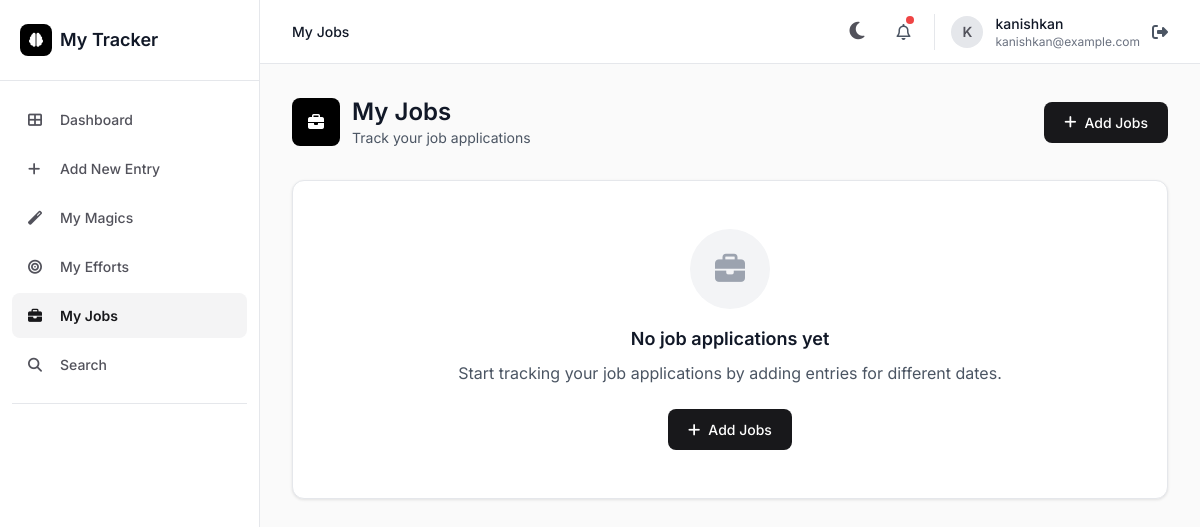
Page /my-jobs/ (signed in) on the earlier database version.
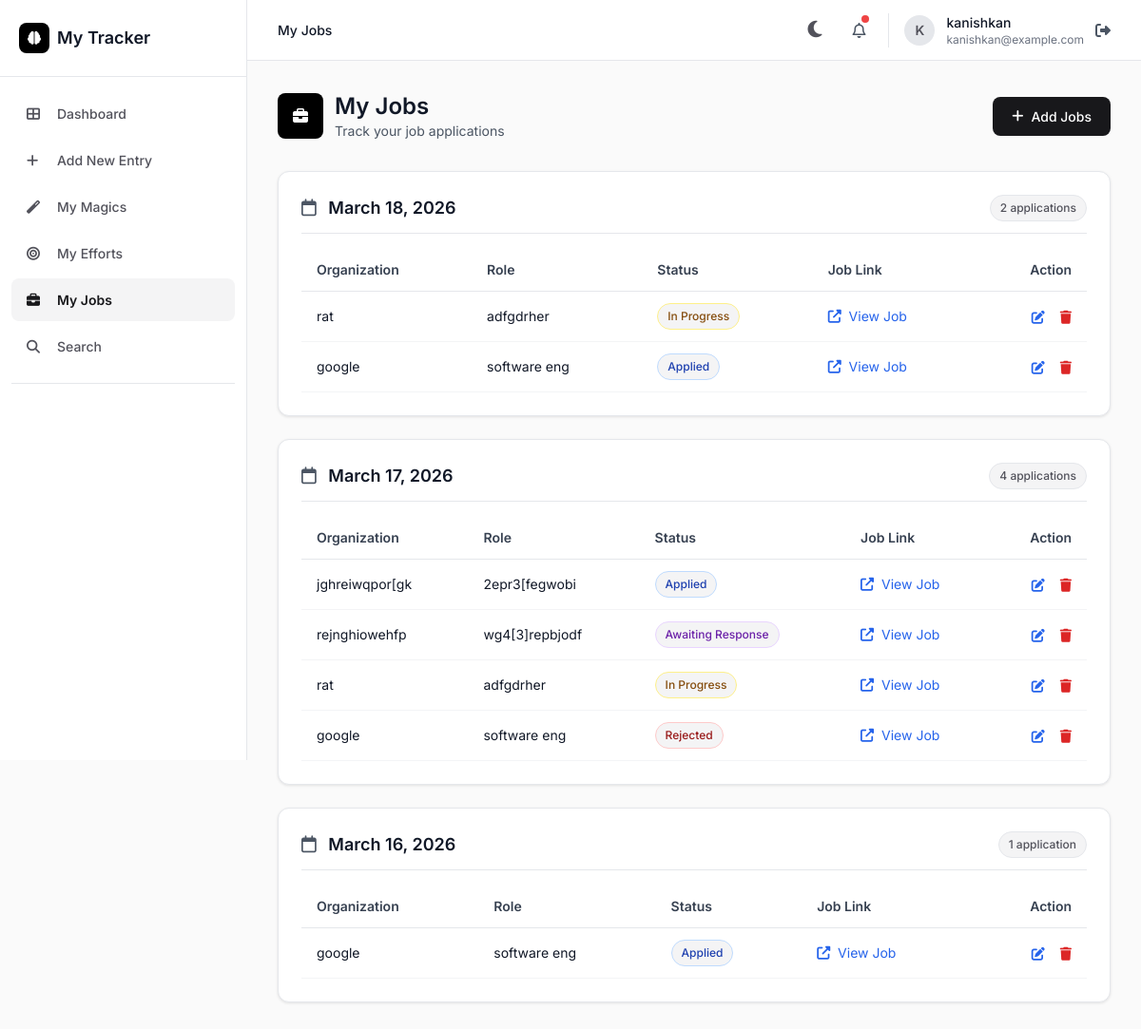
Same page on the later database version.
### tracker/models.py (models this page shows, shortened)
class JobApplication(models.Model):
    STATUS_CHOICES = [
        ('applied', 'Applied'),
        ('in_progress', 'In Progress'),
        ('rejected', 'Rejected'),
        ('awaiting_response', 'Awaiting Response'),
    ]
    user = models.ForeignKey(User, on_delete=models.CASCADE, related_name='job_applications')
    date = models.DateField()
    job_link = models.URLField(max_length=500)
    organization = models.CharField(max_length=200)
    role = models.CharField(max_length=200)
    status = models.CharField(max_length=20, choices=STATUS_CHOICES, default='applied')
    created_at = models.DateTimeField(auto_now_add=True)
    class Meta:
        ordering = ['-date', '-created_at']

### tracker/views.py (the view)
# urls.py: path('my-jobs/', views.my_jobs, name='my_jobs'),
@login_required
def my_jobs(request):
    jobs = JobApplication.objects.filter(user=request.user)
    jobs_by_date = {}
    for job in jobs:
        date_str = job.date
        if date_str not in jobs_by_date:
            jobs_by_date[date_str] = []
        jobs_by_date[date_str].append(job)
    context = {
        'jobs_by_date': jobs_by_date,
    }
    return render(request, 'tracker/my_jobs.html', context)

### templates/tracker/my_jobs.html (shortened to what this page needs)
{% extends 'tracker/base.html' %}
{% block page_title %}My Jobs{% endblock %}
{% block content %}
<div class="max-w-6xl mx-auto fade-in">
    <div class="mb-8 flex flex-wrap items-center justify-between gap-4">
        <div class="flex items-center space-x-3">
            <div class="w-12 h-12 bg-black rounded-lg flex items-center justify-center">
                <i class="fas fa-briefcase text-white"></i>
            </div>
            <div>
                <h1 class="text-2xl font-semibold text-gray-900">My Jobs</h1>
                <p class="text-sm text-gray-600">Track your job applications</p>
            </div>
        </div>
        <a href="{% url 'create_job' %}" class="btn-primary">
            <i class="fas fa-plus"></i>
            <span>Add Jobs</span>
        </a>
    </div>
    {% if jobs_by_date %}
    <div class="space-y-6">
        {% for date, jobs in jobs_by_date.items %}
        <div class="card p-6">
            <div class="flex items-center justify-between mb-4 pb-3 border-b border-gray-200">
                <h2 class="text-lg font-semibold text-gray-900">
                    <i class="far fa-calendar text-gray-600 mr-2"></i>
                    {{ date|date:"F d, Y" }}
                </h2>
                <span class="badge">{{ jobs|length }} application{{ jobs|length|pluralize }}</span>
            </div>
            <div class="overflow-x-auto">
                <table class="w-full">
                    <thead>
                        <tr class="border-b border-gray-200">
                            <th class="text-left py-3 px-4 text-sm font-semibold text-gray-700">Organization</th>
                            <th class="text-left py-3 px-4 text-sm font-semibold text-gray-700">Role</th>
                            <th class="text-left py-3 px-4 text-sm font-semibold text-gray-700">Status</th>
                            <th class="text-left py-3 px-4 text-sm font-semibold text-gray-700">Job Link</th>
                            <th class="text-right py-3 px-4 text-sm font-semibold text-gray-700">Action</th>
                        </tr>
                    </thead>
                    <tbody>
                        {% for job in jobs %}
                        <tr class="border-b border-gray-100 hover:bg-gray-50 transition-colors">
                            <td class="py-3 px-4 text-sm text-gray-900">{{ job.organization }}</td>
                            <td class="py-3 px-4 text-sm text-gray-900">{{ job.role }}</td>
                            <td class="py-3 px-4">
                                {% if job.status == 'applied' %}
                                <span class="badge bg-blue-90 text-blue-800 border-blue-200">Applied</span>
                                {% elif job.status == 'in_progress' %}
                                <span class="badge bg-yellow-90 text-yellow-800 border-yellow-200">In Progress</span>
                                {% elif job.status == 'rejected' %}
                                <span class="badge bg-red-90 text-red-800 border-red-200">Rejected</span>
                                {% elif job.status == 'awaiting_response' %}
                                <span class="badge bg-purple-90 text-purple-800 border-purple-200">Awaiting Response</span>
                                {% endif %}
                            </td>
                            <td class="py-3 px-4 text-sm">
                                <a href="{{ job.job_link }}" target="_blank" class="text-blue-600 hover:text-blue-800 hover:underline">
                                    <i class="fas fa-external-link-alt mr-1"></i>
                                    View Job
                                </a>
                            </td>
                            <td class="py-3 px-4 text-right">
                                <a href="{% url 'edit_job' job.id %}" class="text-blue-600 hover:text-blue-800 text-sm mr-3" title="Edit">
                                    <i class="fas fa-edit"></i>
                                </a>
                                <form method="post" action="{% url 'delete_job' job.id %}" style="display: inline;">
                                    <button type="submit" class="text-red-600 hover:text-red-800 text-sm" onclick="return confirm('Delete this job application?')" title="Delete">
                                        <i class="fas fa-trash"></i>
                                    </button>
                                </form>
                            </td>
                        </tr>
                        {% endfor %}
                    </tbody>
                </table>
            </div>
        </div>
        {% endfor %}
    </div>
    {% else %}
    <div class="card p-12 text-center">
        <div class="w-20 h-20 bg-gray-100 rounded-full flex items-center justify-center mx-auto mb-4">
            <i class="fas fa-briefcase text-gray-400 text-3xl"></i>
        </div>
        <h3 class="text-lg font-semibold text-gray-900 mb-2">No job applications yet</h3>
        <p class="text-gray-600 mb-6">Start tracking your job applications by adding entries for different dates.</p>
        <a href="{% url 'create_job' %}" class="btn-primary">
            <i class="fas fa-plus"></i>
            <span>Add Jobs</span>
        </a>
    </div>
    {% endif %}
</div>
{% endblock %}

### templates/tracker/base.html (shortened to what this page needs)
<!DOCTYPE html>
<html lang="en">
<head>
    <script src="https://cdn.tailwindcss.com"></script>
    <link rel="stylesheet" href="https://cdnjs.cloudflare.com/ajax/libs/font-awesome/6.4.0/css/all.min.css">
    <link href="https://cdnjs.cloudflare.com/ajax/libs/prism/1.29.0/themes/prism.min.css" rel="stylesheet" />
</head>
<body>
    {% if user.is_authenticated %}
    <aside class="sidebar" id="sidebar">
        <div class="sidebar-logo">
            <a href="{% url 'dashboard' %}" class="flex items-center space-x-2 text-lg font-semibold text-gray-900">
                <div class="w-8 h-8 bg-black rounded-lg flex items-center justify-center">
                    <i class="fas fa-brain text-white text-sm"></i>
                </div>
                <span>My Tracker</span>
            </a>
        </div>
        <nav class="sidebar-nav">
            <a href="{% url 'dashboard' %}" class="nav-item {% if request.resolver_match.url_name == 'dashboard' %}active{% endif %}">
                <i class="fas fa-th-large"></i><span>Dashboard</span>
            </a>
            <a href="{% url 'create_log' %}" class="nav-item {% if request.resolver_match.url_name == 'create_log' %}active{% endif %}">
                <i class="fas fa-plus"></i><span>Add New Entry</span>
            </a>
            <a href="{% url 'my_magics' %}" class="nav-item {% if request.resolver_match.url_name == 'my_magics' %}active{% endif %}">
                <i class="fas fa-magic"></i><span>My Magics</span>
            </a>
            <a href="{% url 'my_efforts' %}" class="nav-item {% if request.resolver_match.url_name == 'my_efforts' %}active{% endif %}">
                <i class="fas fa-bullseye"></i><span>My Efforts</span>
            </a>
            <a href="{% url 'my_jobs' %}" class="nav-item {% if request.resolver_match.url_name == 'my_jobs' or request.resolver_match.url_name == 'create_job' %}active{% endif %}">
                <i class="fas fa-briefcase"></i><span>My Jobs</span>
            </a>
            <a href="{% url 'search_logs' %}" class="nav-item {% if request.resolver_match.url_name == 'search_logs' %}active{% endif %}">
                <i class="fas fa-search"></i><span>Search</span>
            </a>
            <div style="margin: 1rem 0; border-top: 1px solid #e5e7eb;"></div>
        </nav>
    </aside>
    <header class="top-nav">
        <div class="flex items-center">
            <div class="text-sm text-gray-600">
                <span class="text-gray-900 font-medium">{% block page_title %}Dashboard{% endblock %}</span>
            </div>
        </div>
        <div class="flex items-center space-x-4">
            <button class="theme-toggle" onclick="toggleTheme()" title="Toggle Dark/Light Mode">
                <i class="fas fa-moon theme-icon" id="themeIcon"></i>
            </button>
            <button class="p-2 text-gray-600 hover:text-gray-900 relative">
                <i class="far fa-bell"></i>
                <span class="absolute top-1 right-1 w-2 h-2 bg-red-500 rounded-full"></span>
            </button>
            <div class="flex items-center space-x-3 pl-4 border-l border-gray-200">
                <div class="user-avatar">{{ user.username|slice:":1"|upper }}</div>
                <div class="hidden sm:block">
                    <div class="text-sm font-medium text-gray-900">{{ user.username }}</div>
                    <div class="text-xs text-gray-500">{{ user.email|default:"User" }}</div>
                </div>
                <a href="{% url 'logout' %}" class="text-gray-600 hover:text-gray-900 ml-2" title="Logout">
                    <i class="fas fa-sign-out-alt"></i>
                </a>
            </div>
        </div>
    </header>
    {% endif %}
    {% if user.is_authenticated %}
    <main class="main-content">
    {% else %}
    <div class="login-wrapper">
    {% endif %}
        {% block content %}{% endblock %}
    {% if user.is_authenticated %}
    </main>
    {% else %}
    </div>
    {% endif %}
</body>
</html>

### templates/tracker/base.html (style rules this page uses)
* { margin: 0; padding: 0; box-sizing: border-box; }
body { font-family: 'Inter', -apple-system, BlinkMacSystemFont, 'Segoe UI', Roboto, sans-serif; background: #fafafa; color: #18181b; transition: background 0.3s, color 0.3s; }
.sidebar { position: fixed; top: 0; left: 0; height: 100vh; width: 260px; background: #ffffff; border-right: 1px solid #e5e7eb; z-index: 40; transition: all 0.3s; }
.sidebar-logo { padding: 1.5rem 1.25rem; border-bottom: 1px solid #e5e7eb; }
.sidebar-nav { padding: 1rem 0.75rem; }
.nav-item { display: flex; align-items: center; padding: 0.75rem 1rem; margin-bottom: 0.25rem; border-radius: 0.5rem; color: #52525b; text-decoration: none; font-size: 0.875rem; font-weight: 500; transition: all 0.2s; }
.nav-item.active { background: #f4f4f5; color: #18181b; font-weight: 600; }
.nav-item i { width: 20px; margin-right: 0.75rem; font-size: 0.875rem; }
.top-nav { position: fixed; top: 0; left: 260px; right: 0; height: 64px; background: #ffffff; border-bottom: 1px solid #e5e7eb; z-index: 30; display: flex; align-items: center; justify-content: space-between; padding: 0 2rem; transition: all 0.3s; }
.main-content { margin-left: 260px; margin-top: 64px; padding: 2rem; min-height: calc(100vh - 64px); }
.card { background: #ffffff; border: 1px solid #e5e7eb; border-radius: 0.75rem; box-shadow: 0 1px 3px 0 rgba(0, 0, 0, 0.1); transition: all 0.3s; }
.btn-primary { background: #18181b; color: #ffffff; padding: 0.625rem 1.25rem; border-radius: 0.5rem; font-size: 0.875rem; font-weight: 500; border: none; cursor: pointer; transition: all 0.2s; display: inline-flex; align-items: center; gap: 0.5rem; text-decoration: none; }
.fade-in { animation: fadeIn 0.4s ease; }
.badge { display: inline-flex; align-items: center; padding: 0.25rem 0.625rem; border-radius: 9999px; font-size: 0.75rem; font-weight: 500; background: #f4f4f5; color: #52525b; border: 1px solid #e5e7eb; }
.user-avatar { width: 32px; height: 32px; border-radius: 50%; background: #e5e7eb; display: flex; align-items: center; justify-content: center; font-size: 0.875rem; font-weight: 600; color: #52525b; }
.theme-toggle { padding: 0.5rem; border-radius: 0.5rem; background: transparent; border: none; cursor: pointer; transition: all 0.2s; color: #52525b; }
.theme-icon { font-size: 1.25rem; }

### templates/tracker/my_jobs.html (style rules this page uses)
table { border-collapse: collapse; }

Differences in the rows shown:
added JobApplication: date "March 18, 2026", jobs "2", organization "rat", role "adfgdrher", status "In Progress"
added JobApplication: organization "google", role "software eng", status "Applied", shown under "March 18, 2026"
added JobApplication: date "March 17, 2026", jobs "4", organization "jghreiwqpor[gk", role "2epr3[fegwobi", status "Applied"
added JobApplication: organization "rejnghiowehfp", role "wg4[3]repbjodf", shows "Awaiting Response", shown under "March 17, 2026"
added JobApplication: organization "rat", role "adfgdrher", status "In Progress", shown under "March 17, 2026"
added JobApplication: organization "google", role "software eng", status "Rejected", shown under "March 17, 2026"
added JobApplication: date "March 16, 2026", jobs "1", organization "google", role "software eng", status "Applied"
Other differences:
text no longer shown: "No job applications yet Start tracking your job applications by adding entries for different dates. Add Jobs"
